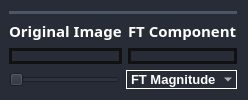
       <widget class="QFrame" name="frame">
        <property name="styleSheet">
         <string notr="true">border-radius: 10px;
background-color: rgb(39, 44, 54);
border: none;

</string>
        </property>
        <property name="frameShape">
         <enum>QFrame::StyledPanel</enum>
        </property>
        <property name="frameShadow">
         <enum>QFrame::Raised</enum>
        </property>
        <layout class="QGridLayout" name="gridLayout">
         <property name="leftMargin">
          <number>9</number>
         </property>
         <item row="0" column="0">
          <layout class="QVBoxLayout" name="verticalLayout_3">
           <property name="leftMargin">
            <number>0</number>
           </property>
           <item>
            <widget class="Line" name="line_10">
             <property name="styleSheet">
              <string notr="true">/* Line style */

  /* Set the width of the line */
  width: 20px;

  /* Set the height of the line */
  height: 5px;

  /* Set the background color of the line */
  background-color:rgb(77, 86, 105);

  /* Set the border of the line */
  border: 10px;

  /* Set the border radius of the line */
  border-radius:5px;




</string>
             </property>
             <property name="orientation">
              <enum>Qt::Horizontal</enum>
             </property>
            </widget>
           </item>
           <item>
            <layout class="QHBoxLayout" name="horizontalLayout_2">
             <item>
              <layout class="QVBoxLayout" name="verticalLayout" stretch="0,5">
               <item alignment="Qt::AlignHCenter">
                <widget class="QLabel" name="label_2">
                 <property name="font">
                  <font>
                   <family>Oswald SemiBold</family>
                   <pointsize>11</pointsize>
                   <weight>75</weight>
                   <bold>true</bold>
                  </font>
                 </property>
                 <property name="styleSheet">
                  <string notr="true">color:white;
font-weight:10000px;
</string>
                 </property>
                 <property name="text">
                  <string>Original Image</string>
                 </property>
                </widget>
               </item>
               <item>
                <widget class="QWidget" name="original1" native="true">
                 <property name="styleSheet">
                  <string notr="true">QWidget {
 border: 3px solid rgb(17,17,17);
}</string>
                 </property>
                </widget>
               </item>
              </layout>
             </item>
             <item>
              <layout class="QVBoxLayout" name="verticalLayout_2" stretch="0,5">
               <item alignment="Qt::AlignHCenter">
                <widget class="QLabel" name="label_3">
                 <property name="font">
                  <font>
                   <family>Oswald SemiBold</family>
                   <pointsize>11</pointsize>
                   <weight>75</weight>
                   <bold>true</bold>
                  </font>
                 </property>
                 <property name="styleSheet">
                  <string notr="true">color:white;
font-weight:10000px;</string>
                 </property>
                 <property name="text">
                  <string>FT Component</string>
                 </property>
                </widget>
               </item>
               <item>
                <widget class="QWidget" name="component_image1" native="true">
                 <property name="styleSheet">
                  <string notr="true">border: 3px solid rgb(17,17,17);</string>
                 </property>
                </widget>
               </item>
              </layout>
             </item>
            </layout>
           </item>
          </layout>
         </item>
         <item row="1" column="0">
          <layout class="QHBoxLayout" name="horizontalLayout">
           <item>
            <widget class="QSlider" name="Slider_weight1">
             <property name="sizePolicy">
              <sizepolicy hsizetype="Minimum" vsizetype="Fixed">
               <horstretch>0</horstretch>
               <verstretch>0</verstretch>
              </sizepolicy>
             </property>
             <property name="orientation">
              <enum>Qt::Horizontal</enum>
             </property>
            </widget>
           </item>
           <item>
            <widget class="QComboBox" name="combo1">
             <property name="styleSheet">
              <string notr="true">QComboBox {
    font-family: &quot;Overpass&quot;;
    font-weight: 600; /* Semibold */
    font-size: 10pt; /* Adjust the font size as needed */
    color: white; /* Set the text color to white */
    border: 1px solid white; /* Set the border to 1px solid white */
background: rgba(74, 74, 74, 0);
	border-radius: 10px;
}</string>
             </property>
             <item>
              <property name="text">
               <string>FT Magnitude</string>
              </property>
             </item>
             <item>
              <property name="text">
               <string>FT Phase</string>
              </property>
             </item>
            </widget>
           </item>
          </layout>
         </item>
        </layout>
       </widget>
